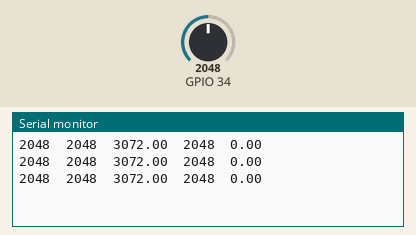
Recording of a sketch running on a simulated ESP32. Parts: the last lines printed to the serial monitor. Inputs (shaded band) come from the test bench; at power-on: GPIO 34 = 2048.

Above: at 1.3 s.
1.4 s: GPIO 34 set to 2866
At 1.9 s:
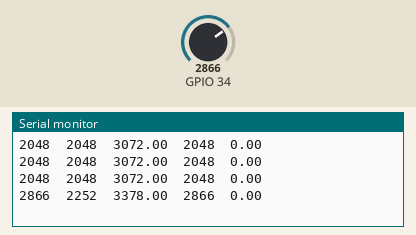
2.9 s: GPIO 34 set to 3603
At 3.4 s:
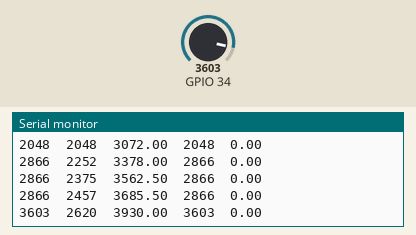
Timing chart, 0 to 5.9 s (numbered marks = the images above; inputs shaded):
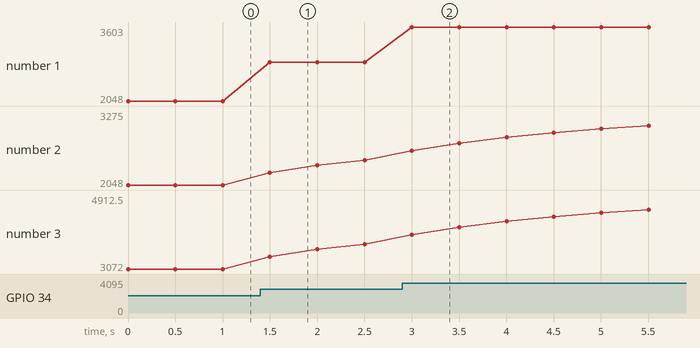

Measured:
- after the input at 1.4 s, the serial monitor: prints a new line after 0.10 s (image 1)
- after the input at 2.9 s, the serial monitor: prints a new line after 0.10 s (image 2)
- plotted number 1: 2048 → 2866 after the input at 1.4 s, 2866 → 3603 after the input at 2.9 s
- plotted number 2: 2048 → 2457 after the input at 1.4 s, 2457 → 3275 after the input at 2.9 s
- plotted number 3: 3072 → 3685.5 after the input at 1.4 s, 3685.5 → 4912.5 after the input at 2.9 s

The sketch:

ECG.ino
```cpp
#define PLOTT_DATA
#define MAX_BUFFER 100

uint32_t prevData[MAX_BUFFER];
uint32_t sumData=0;
uint32_t maxData=0;
uint32_t avgData=0;
uint32_t roundrobin=0;
uint32_t countData=0;
uint32_t period=0;
uint32_t lastperiod=0;
uint32_t millistimer=millis();
double frequency;
double beatspermin=0;
uint32_t newData;


/*
 * This is just a homebrew function.
 * Don't take this for critical measurements !!!
 * Do your own research on frequencydetection for arbitrary waveforms.
 */
void freqDetec() {
  if (countData==MAX_BUFFER) {
   if (prevData[roundrobin] < avgData*1.5 && newData >= avgData*1.5){ // increasing and crossing last midpoint
    period = millis()-millistimer;//get period from current timer value
    millistimer = millis();//reset timer
    maxData = 0;
   }
  }
 roundrobin++;
 if (roundrobin >= MAX_BUFFER) {
    roundrobin=0;
 }
 if (countData<MAX_BUFFER) {
    countData++;
    sumData+=newData;
 } else {
    sumData+=newData-prevData[roundrobin];
 }
 avgData = sumData/countData;
 if (newData>maxData) {
  maxData = newData;
 }

 /* Ask your Ask your cardiologist
 * how to place the electrodes and read the data!
 */
#ifdef PLOTT_DATA
  Serial.print(newData);
 Serial.print("\t");
 Serial.print(avgData);
 Serial.print("\t");
 Serial.print(avgData*1.5);
 Serial.print("\t");
 Serial.print(maxData);
 Serial.print("\t");
 Serial.println(beatspermin);
#endif
 prevData[roundrobin] = newData;//store previous value
}

void setup() {
  Serial.begin(115200);
}

void loop() {
  newData = analogRead(34);
  freqDetec();
  if (period!=lastperiod) {
     frequency = 1000/(double)period;//timer rate/period
     if (frequency*60 > 20 && frequency*60 < 200) { // supress unrealistic Data
      beatspermin=frequency*60;
#ifndef PLOTT_DATA
        Serial.print(frequency);
        Serial.print(" hz");
        Serial.print(" ");
        Serial.print(beatspermin);
        Serial.println(" bpm");
#endif
        lastperiod=period;
     }
  }
  delay(500);
}
```
